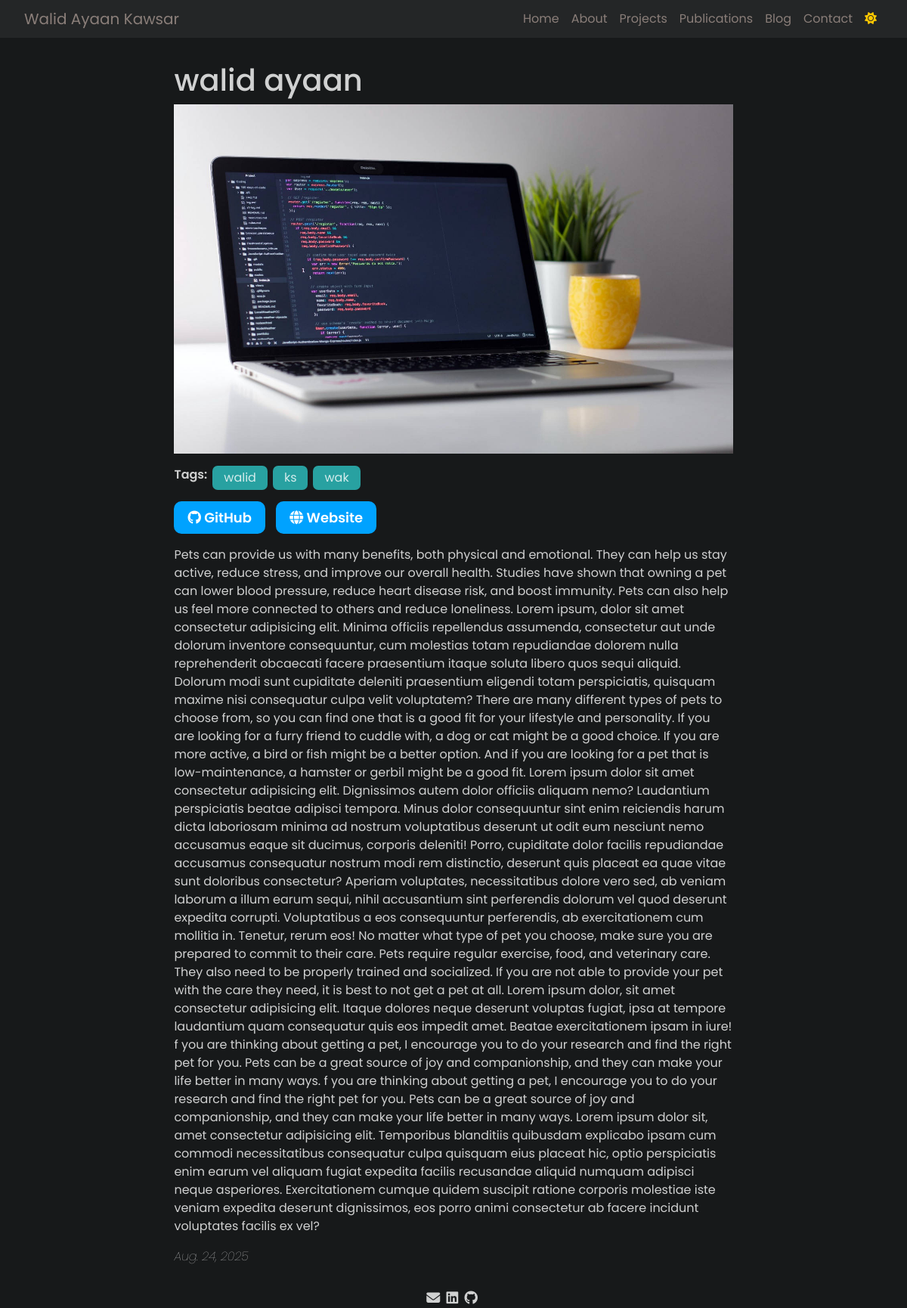
Before: /pages/project/1/ with the older database file.
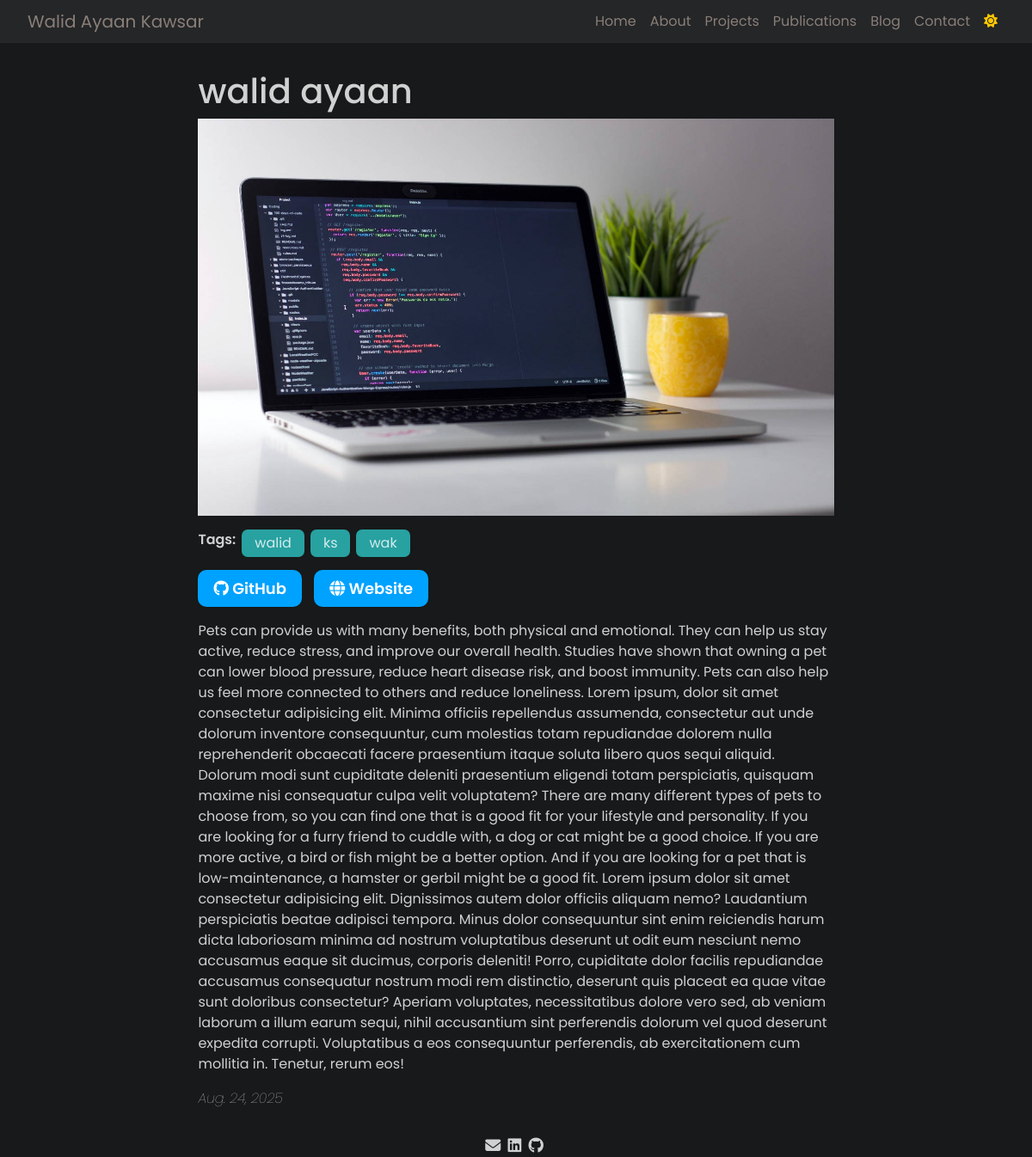
After: the same page with the newer database file.
### main/models.py (models this page shows)
class Project(models.Model):
    project_name = models.CharField(max_length=100, blank=True, null=True)
    picture = models.ImageField(upload_to='picture of project/', blank=True, null=True)
    tag = models.ManyToManyField(Tags, related_name="posts", blank=True)
    date = models.DateField(blank=True, null=True)
    short_description = models.TextField(max_length=500,blank=True, null=True)
    ful_description = models.TextField(blank=True, null=True)
    github_link = models.URLField(blank=True, null=True)
    website_link = models.URLField(blank=True, null=True)

### main/views.py (the view)
# urls.py: path('pages/project/<int:post_id>/', views.viewProject, name='viewProject'),
def viewProject(request, post_id):
    project = get_object_or_404(Project, id=post_id)
    links = Contact.objects.first()
    return render(request, 'pages/viewProject.html', {'projects': project, 'link': links})

### templates/pages/viewProject.html (shortened to what this page needs)
{% load static %}
<!DOCTYPE html>
<html lang="en">
<head>
    <link href="https://cdn.jsdelivr.net/npm/bootstrap@5.3.2/dist/css/bootstrap.min.css" rel="stylesheet"
>
    <link rel="stylesheet" href="https://cdnjs.cloudflare.com/ajax/libs/font-awesome/6.4.2/css/all.min.css"
 />
    <link rel="stylesheet" href="{% static 'css/all.css' %}">
    <link rel="stylesheet" href="{% static 'css/viewProject.css' %}">
</head>
<body id="body" class="dark-mode">
    <nav class="navbar navbar-expand-lg">
        <div class="">
            <a class="navbar-brand" href="../index">Walid Ayaan Kawsar</a>
        </div>
        <div class="collapse navbar-collapse" id="navbarNav">
            <ul class="navbar-nav ms-auto">
                <li class="nav-item">
                    <a class="nav-link" href="../index">Home</a>
                </li>
                <li class="nav-item">
                    <a class="nav-link" href="about">About</a>
                </li>
                <li class="nav-item">
                    <a class="nav-link" href="project">Projects</a>
                </li>
                <li class="nav-item">
                    <a class="nav-link" href="publications">Publications</a>
                </li>
                <li class="nav-item">
                    <a class="nav-link" href="blog">Blog</a>
                </li>
                <li class="nav-item">
                    <a class="nav-link" href="contact">Contact</a>
                </li>
                    <button class="nav-link" id="toggle-mode"><i class="fa-solid fa-sun"
                            style="color: #ffc800;"></i></button>
            </ul>
        </div>
    </nav>
    <section>
        <div class="post">
            <h1>{{ projects.project_name }}</h1>
            <div id="postImg">
                <img class="postImage" src="{{ projects.picture.url }}" alt="This is a project image">
            </div>
            <div class="tags-container">
                <Span style="font-weight: 600;">Tags: </Span>
                {% for tags in projects.tag.all %}
                <span class="tag">{{ tags.Tag_name }}</span>
                {% endfor %}
            </div>
            <p class="project-links">
                <a href="{{ projects.github_link }}" target="_blank" class="github-btn">
                    <i class="fa-brands fa-github git-view"></i> GitHub
                </a>
                <a href="{{ projects.website_link }}" target="_blank" class="website-btn">
                    <i class="fa-solid fa-globe"></i> Website
                </a>
            </p>
            <div class="post-details">
                <p>
                    {{ projects.ful_description  }}
                </p>
            </div>
            <p class="post-date fst-italic fw-lighter">{{ projects.date }}</p>
        </div>
    </section>
    <footer>
        <a href="mailto: {{ link.mail }}"><i class="fa-solid fa-envelope"></i></a>
        <a href="{{ link.linkedin }}"><i class="fa-brands fa-linkedin"></i></a>
        <a href="{{ link.github }}"><i class="fa-brands fa-github"></i></a>
    </footer>
</body>
</html>

Changed rows visible on the page:
changed Project "walid ayaan": ful_description "…in. Tenetur, rerum eos! No matter what type of pet you choose, make sure you are prepared to commit to their care. Pets require regular exercise, food, and veterinary care. They also need to be properly trained and socialized. If you are not able to provide your pet with the care they need, it is best to not get a pet at all. Lorem ipsum dolor, sit amet consectetur adipisicing elit. Itaque dolores neque deserunt voluptas fugiat, ipsa at tempore laudantium quam consequatur quis eos impedit amet. Beatae exercitationem ipsam in iure! f you are thinking about getting a pet, I encourage you to do your research and find the right pet for you. Pets can be a great source of joy and companionship,…" → "…in. Tenetur, rerum eos!"
